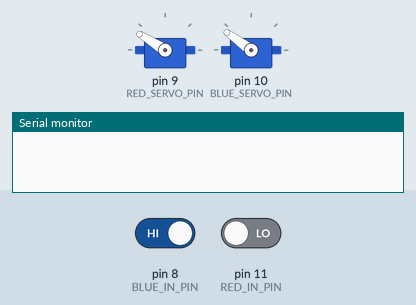
Recording of a sketch running on a simulated Arduino Uno, built with avr-gcc and run on an emulated ATmega328P. Parts: 2 × servo, the last lines printed to the serial monitor. The inputs (shaded band) are chosen by the test bench; at power-on: pin 11 (RED_IN_PIN) LOW, pin 8 (BLUE_IN_PIN) HIGH.

Above: at 1.5 s.
1.6 s: pin 11 (RED_IN_PIN) driven HIGH
At 2.8 s:
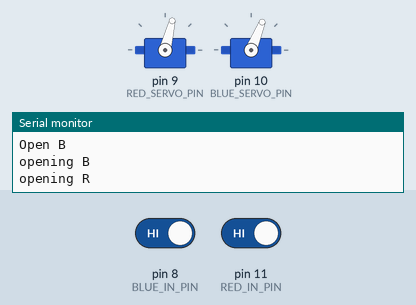
3.1 s: pin 8 (BLUE_IN_PIN) driven LOW
At 4.7 s:
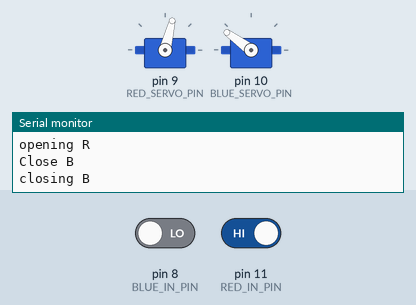
5.0 s: pin 11 (RED_IN_PIN) driven LOW
At 6.4 s:
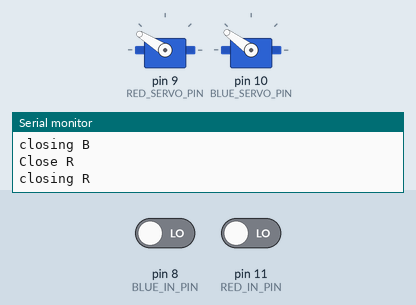
6.9 s: pin 8 (BLUE_IN_PIN) driven HIGH
At 8.1 s:
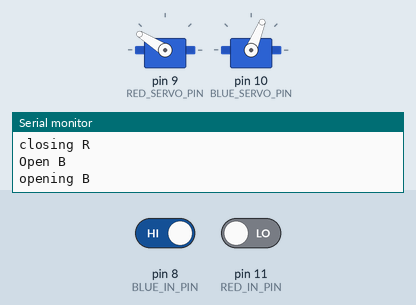
Timing chart, 0 to 9.4 s (numbered marks = the images above; inputs shaded):
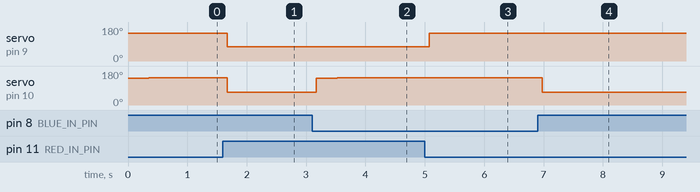

The sketch:

shutter.ino
```cpp
/*
 *  shutter_controller_v1.pde
 *
 *
 *  Created by John Bailey on 10/28/09.
 *  GNU GPL v2.
 *
 */

#define DEBOUNCE_DELAY   50

#define CLOSE_TIME_MS 350

#define CLOSED 0
#define OPEN 1

#define RED_OPEN_US 1325
#define RED_PARTIAL_US 2050
#define RED_CLOSED_US 2073

#define BLUE_OPEN_US 1250
#define BLUE_PARTIAL_US 2000
#define BLUE_CLOSED_US 2025

//Pins
#define RED_IN_PIN      11  //Input
#define RED_SERVO_PIN   9 //Ouput

#define BLUE_IN_PIN     8  //Input
#define BLUE_SERVO_PIN  10  //Ouput


#include <Servo.h>
#include "position.h"


POSITION red_pos, blue_pos, commanded_red, commanded_blue;

Servo redshutter, blueshutter;


bool redPinValue, bluePinValue, redPinValueLast, bluePinValueLast;


void setup() {

    pinMode(RED_IN_PIN, INPUT);
    pinMode(BLUE_IN_PIN, INPUT);
    digitalWrite(RED_IN_PIN, LOW);
    digitalWrite(BLUE_IN_PIN, LOW);

    pinMode(RED_SERVO_PIN, OUTPUT);
    pinMode(BLUE_SERVO_PIN, OUTPUT);

    redshutter.attach(RED_SERVO_PIN);
    blueshutter.attach(BLUE_SERVO_PIN);

    close_both_shutters();

    bluePinValue=digitalRead(BLUE_IN_PIN);
    redPinValue=digitalRead(RED_IN_PIN);
    bluePinValueLast=bluePinValue;
    redPinValueLast=redPinValue;

    Serial.begin(115200);
}


void loop() {

  bool doBlueMove=false, doRedMove=false;

  //Sample the TTL lines for the shutters, debounceing the inputs

  redPinValue=digitalRead(RED_IN_PIN);
  bluePinValue=digitalRead(BLUE_IN_PIN);
  if ( (bluePinValue != bluePinValueLast || redPinValue != redPinValueLast) &&
      !(bluePinValue != bluePinValueLast && redPinValue != redPinValueLast)) {
      delay(25);
      redPinValue=digitalRead(RED_IN_PIN);
      bluePinValue=digitalRead(BLUE_IN_PIN);
  }
  if (bluePinValue != bluePinValueLast ||
      redPinValue != redPinValueLast) {

      delay(DEBOUNCE_DELAY);

      bluePinValueLast=bluePinValue;
      redPinValueLast=redPinValue;
      bluePinValue=digitalRead(BLUE_IN_PIN);
      redPinValue=digitalRead(RED_IN_PIN);

      if (bluePinValueLast==bluePinValue )
        commanded_blue = bluePinValue ? OPEN:CLOSED;
      if (redPinValueLast==redPinValue )
        commanded_red = redPinValue ? OPEN:CLOSED;

  }

  //Do we need to move
  doBlueMove=(commanded_blue != blue_pos);
  doRedMove=(commanded_red != red_pos);

  //Move the shutters as requested
    if (doRedMove) {
        if (commanded_red==CLOSED) Serial.println("Close R");
        else Serial.println("Open R");
    }
    if (doBlueMove) {
        if (commanded_blue==CLOSED) Serial.println("Close B");
        else Serial.println("Open B");
    }

  if (doBlueMove && commanded_blue==OPEN) open_blue_shutter();
  if (doRedMove  && commanded_red==OPEN) open_red_shutter();
  if (doRedMove  && commanded_red==CLOSED &&
      doBlueMove && commanded_blue==CLOSED) {
      close_both_shutters();
  }
  else {
    if (doBlueMove && commanded_blue==CLOSED) close_blue_shutter();
    if (doRedMove && commanded_red==CLOSED) close_red_shutter();
  }

}

void open_red_shutter() {
Serial.println("opening R");
    redshutter.writeMicroseconds(RED_OPEN_US);
    red_pos=OPEN;
}

void open_blue_shutter() {
Serial.println("opening B");
    blueshutter.writeMicroseconds(BLUE_OPEN_US);
    blue_pos=OPEN;
}

void close_red_shutter() {
Serial.println("closing R");
    redshutter.writeMicroseconds(RED_PARTIAL_US);
    delay(CLOSE_TIME_MS);
    redshutter.writeMicroseconds(RED_CLOSED_US);
    red_pos=CLOSED;
}

void close_blue_shutter() {
Serial.println("closing B");
    blueshutter.writeMicroseconds(BLUE_PARTIAL_US);
    delay(CLOSE_TIME_MS);
    blueshutter.writeMicroseconds(BLUE_CLOSED_US);
    blue_pos=CLOSED;
}

void close_both_shutters() {
Serial.println("closing both");
    redshutter.writeMicroseconds(RED_PARTIAL_US);
    blueshutter.writeMicroseconds(BLUE_PARTIAL_US);
    delay(CLOSE_TIME_MS);
    redshutter.writeMicroseconds(RED_CLOSED_US);
    blueshutter.writeMicroseconds(BLUE_CLOSED_US);
    red_pos=CLOSED;
    blue_pos=CLOSED;
}
```

position.h
```cpp
typedef int POSITION;
```

Measured:
- after the input at 1.6 s, servo on pin 9 (RED_SERVO_PIN): 148° → 76° after 0.08 s; servo on pin 10 (BLUE_SERVO_PIN): 144° → 68° after 0.08 s
- after the input at 3.1 s, servo on pin 10 (BLUE_SERVO_PIN): 68° → 141° after 0.08 s, → 144° 0.35 s later
- after the input at 5.0 s, servo on pin 9 (RED_SERVO_PIN): 76° → 146° after 0.08 s, → 148° 0.35 s later
- after the input at 6.9 s, servo on pin 10 (BLUE_SERVO_PIN): 144° → 68° after 0.08 s
